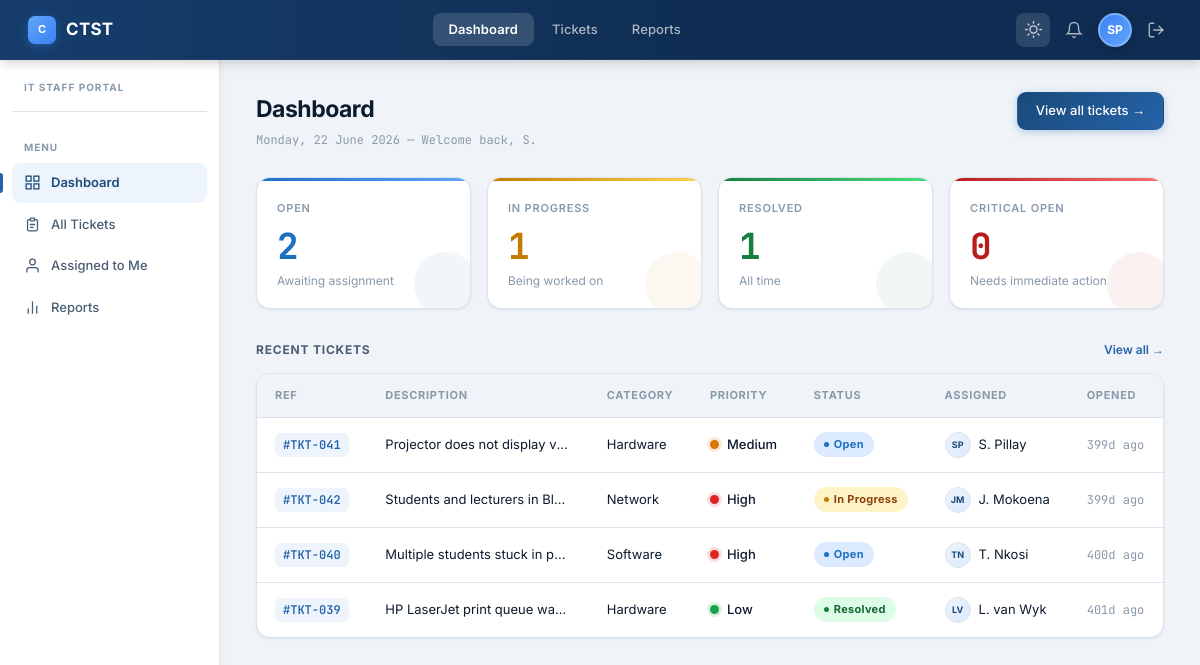
The app's page /dashboard.php (signed in) with its own data.
### tables this page shows
CREATE TABLE IF NOT EXISTS tblTickets (
    ticket_id    INT UNSIGNED AUTO_INCREMENT PRIMARY KEY,
    ticket_ref   VARCHAR(20) NOT NULL UNIQUE,     
    submitted_by VARCHAR(150) NOT NULL,            
    assigned_to  INT UNSIGNED NULL,
    category     ENUM('Network','Hardware','Software','Other') NOT NULL,
    priority     ENUM('Low','Medium','High') DEFAULT 'Medium',
    status       ENUM('Open','In Progress','Resolved','Closed') DEFAULT 'Open',
    title        VARCHAR(255) NOT NULL,
    description  TEXT NOT NULL,
    date_opened  DATETIME DEFAULT CURRENT_TIMESTAMP,
    date_closed  DATETIME NULL,
    FOREIGN KEY (assigned_to) REFERENCES tblStaff(staff_id) ON DELETE SET NULL
);

### includes/appData.php (called while the page is built, shortened)
<?php
$counts = $conn->query("
    SELECT
        COUNT(*)                                          AS total,
        SUM(status = 'Open')                             AS open,
        SUM(status = 'In Progress')                      AS in_progress,
        SUM(status = 'Resolved' OR status = 'Closed')   AS resolved,
        SUM(priority = 'Critical' AND status = 'Open')   AS critical
    FROM tblTickets
")->fetch_assoc();
$countOpen       = (int)($counts['open']        ?? 0);
$countInProgress = (int)($counts['in_progress'] ?? 0);
$countResolved   = (int)($counts['resolved']    ?? 0);
$countCritical   = (int)($counts['critical']    ?? 0);
function statusBadgeClass(string $status): string {
    return match ($status) {
        'Open'        => 'badge-open',
        'In Progress' => 'badge-progress',
        'Resolved'    => 'badge-resolved',
        'Closed'      => 'badge-resolved',
        default       => 'badge-open',
    };
}
function priorityDotClass(string $priority): string {
    return match ($priority) {
        'High', 'Critical' => 'dot-high',
        'Medium'           => 'dot-med',
        default            => 'dot-low',
    };
}
function initials(string $name): string {
    $words = array_filter(explode(' ', trim($name)));
    return strtoupper(implode('', array_map(fn($w) => $w[0], array_slice($words, 0, 2))));
}
function timeAgo(string $datetime): string {
    $diff = time() - strtotime($datetime);
    return (int)($diff / 86400) . 'd ago';
}

### dashboard.php (the view, shortened to what this page needs)
<?php
$conn       = getDbConnection();
require_once __DIR__ . '/includes/appData.php';
$recent = $conn->query(
    "SELECT t.ticket_id, t.ticket_ref, t.category, t.priority, t.status,
            t.description, t.date_opened,
            COALESCE(s.full_name, 'Unassigned') AS assigned_name
     FROM tblTickets t
     LEFT JOIN tblStaff s ON s.staff_id = t.assigned_to
     ORDER BY t.date_opened DESC LIMIT 6"
);
?>
<!DOCTYPE html>
<html lang="en">
<head>
    <link rel="stylesheet" href="assets/style.css">
</head>
<body>
<div class="app-shell">
<?php require __DIR__ . '/nav.php'; ?>
    <div class="page-header">
        <div>
            <div class="page-title">Dashboard</div>
            <div class="page-date"><?= date('l, d F Y') ?> &mdash; Welcome back, <?= htmlspecialchars(explode(' ', $_SESSION['staff_name'])[0]) ?></div>
        </div>
        <a class="btn-sm primary" href="tickets.php">View all tickets &rarr;</a>
    </div>
    <div class="metrics-row">
        <div class="metric-card open">
            <div class="metric-label">Open</div>
            <div class="metric-value"><?= $countOpen ?></div>
            <div class="metric-sub">Awaiting assignment</div>
        </div>
        <div class="metric-card progress">
            <div class="metric-label">In Progress</div>
            <div class="metric-value"><?= $countInProgress ?></div>
            <div class="metric-sub">Being worked on</div>
        </div>
        <div class="metric-card resolved">
            <div class="metric-label">Resolved</div>
            <div class="metric-value"><?= $countResolved ?></div>
            <div class="metric-sub">All time</div>
        </div>
        <div class="metric-card critical">
            <div class="metric-label">Critical Open</div>
            <div class="metric-value"><?= $countCritical ?></div>
            <div class="metric-sub">Needs immediate action</div>
        </div>
    </div>
    <div class="section-header">
        <div class="section-label">Recent Tickets</div>
        <a class="view-all-link" href="tickets.php">View all &rarr;</a>
    </div>
    <div class="table-card">
        <table>
            <thead>
                <tr>
                    <th>Ref</th>
                    <th>Description</th>
                    <th>Category</th>
                    <th>Priority</th>
                    <th>Status</th>
                    <th>Assigned</th>
                    <th>Opened</th>
                </tr>
            </thead>
            <tbody>
            <?php if ($recent->num_rows === 0): ?>
                <tr>
                    <td colspan="7">
                        <div class="empty-state">
                            <svg viewBox="0 0 24 24" fill="none" stroke="currentColor" stroke-width="1.5"><path d="M9 5H7a2 2 0 0 0-2 2v12a2 2 0 0 0 2 2h10a2 2 0 0 0 2-2V7a2 2 0 0 0-2-2h-2"/><rect x="9" y="3" width="6" height="4" rx="1"/></svg>
                            <div class="empty-state-title">No tickets yet</div>
                            <div class="empty-state-sub">Tickets submitted via the mobile app will appear here.</div>
                        </div>
                    </td>
                </tr>
            <?php else: ?>
                <?php while ($t = $recent->fetch_assoc()): ?>
                <tr onclick="location.href='ticket_detail.php?id=<?= $t['ticket_id'] ?>'" style="cursor:pointer">
                    <td><a class="ticket-id" href="ticket_detail.php?id=<?= $t['ticket_id'] ?>">#<?= htmlspecialchars($t['ticket_ref']) ?></a></td>
                    <td style="max-width:220px;overflow:hidden;text-overflow:ellipsis;white-space:nowrap"><?= htmlspecialchars($t['description']) ?></td>
                    <td><?= htmlspecialchars($t['category']) ?></td>
                    <td><div class="priority-cell"><div class="priority-dot <?= priorityDotClass($t['priority']) ?>"></div><?= htmlspecialchars($t['priority']) ?></div></td>
                    <td><span class="badge <?= statusBadgeClass($t['status']) ?>"><?= htmlspecialchars($t['status']) ?></span></td>
                    <td>
                        <div class="assignee-cell">
                            <div class="assignee-dot"><?= initials($t['assigned_name']) ?></div>
                            <?= htmlspecialchars($t['assigned_name']) ?>
                        </div>
                    </td>
                    <td style="font-family:var(--mono);font-size:12px;color:var(--text-muted)"><?= timeAgo($t['date_opened']) ?></td>
                </tr>
                <?php endwhile; ?>
            <?php endif; ?>
            </tbody>
        </table>
    </div>
</main>
</div>
</div>
</body>
</html>

### records on screen
tbltickets: ticket_ref "TKT-041", description "Projector does not display v…", category "Hardware", priority "Medium", status "Open", assigned_name "SP", assigned_name "S. Pillay", date_opened "399d ago"
tbltickets: ticket_ref "TKT-042", description "Students and lecturers in Bl…", category "Network", priority "High", status "In Progress", assigned_name "JM", assigned_name "J. Mokoena", date_opened "399d ago"
tbltickets: ticket_ref "TKT-040", description "Multiple students stuck in p…", category "Software", priority "High", status "Open", assigned_name "TN", assigned_name "T. Nkosi", date_opened "400d ago"
tbltickets: ticket_ref "TKT-039", description "HP LaserJet print queue wa…", category "Hardware", priority "Low", status "Resolved", assigned_name "LV", assigned_name "L. van Wyk", date_opened "401d ago"

### other values on screen
$initials "SP"
explode(' ', $_SESSION['staff_name'])[0] "S."
$countOpen "2"
$countInProgress "1"
$countResolved "1"
$countCritical "0"
